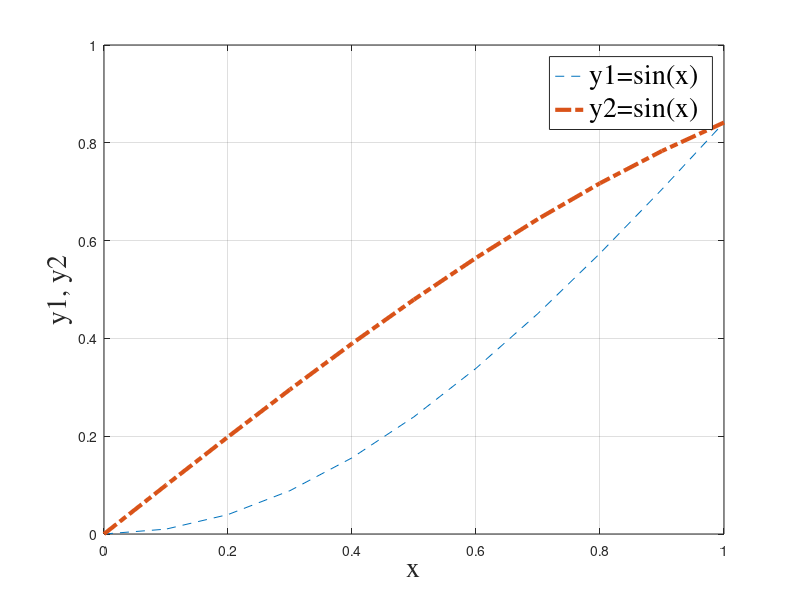

MATLAB code for this plot:
clc
close all
x=[0:0.1:1]';
y1=x.*sin(x);
y2=sin(x);
plot(x,y1,'--',x,y2,'-.','LineWidth',3);
X=xlabel('x')
Y=ylabel('y1, y2')
L=legend('y1=sin(x) ','y2=sin(x) ')
set([X,Y],'FontName','times','FontSize',18)
set([X,Y,L],'FontName','Times','FontSize',20)
grid